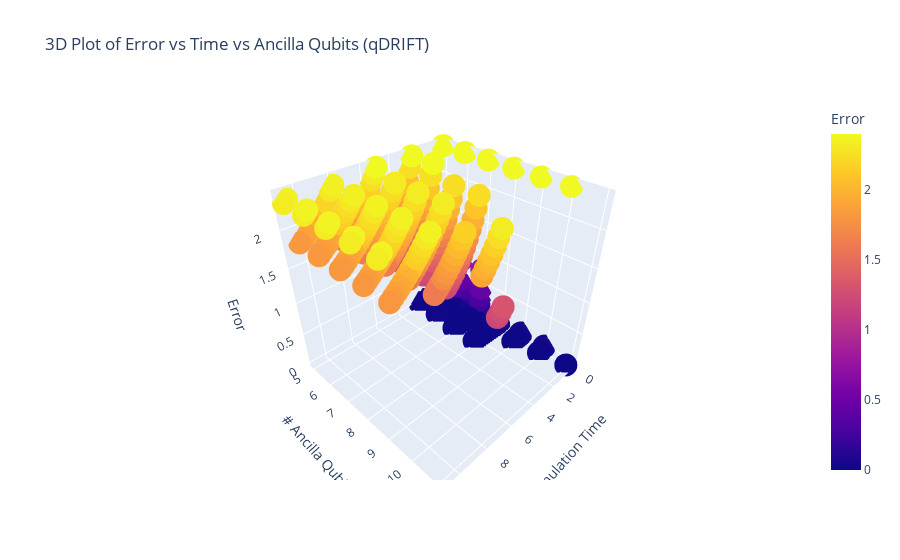

This figure's notebook cell:
### Code cell
plot_3d_relationship(df=qdrift_df, title_suffix="(qDRIFT)")

### Figure 1 — Plotly figure (JSON) as saved in the notebook; plotly's stock layout.template omitted (floating-point values rounded to 4 significant figures; data arrays with more than 128 entries replaced by an {"elided": "..."} marker saying what was removed)
{"data": [{"hovertemplate": "Simulation Time=%{x}<br># Ancilla Qubits=%{y}<br>Error=%{marker.color}<extra></extra>", "legendgroup": "", "marker": {"color": {"elided": "733 float values"}, "coloraxis": "coloraxis", "symbol": "circle"}, "mode": "markers", "name": "", "scene": "scene", "showlegend": false, "type": "scatter3d", "x": {"elided": "733 float values"}, "y": {"elided": "733 int values"}, "z": {"elided": "733 float values"}}], "layout": {"coloraxis": {"colorbar": {"title": {"text": "Error"}}, "colorscale": [[0, "#0d0887"], [0.1111, "#46039f"], [0.2222, "#7201a8"], [0.3333, "#9c179e"], [0.4444, "#bd3786"], [0.5556, "#d8576b"], [0.6667, "#ed7953"], [0.7778, "#fb9f3a"], [0.8889, "#fdca26"], [1, "#f0f921"]]}, "legend": {"tracegroupgap": 0}, "scene": {"domain": {"x": [0, 1], "y": [0, 1]}, "xaxis": {"title": {"text": "Simulation Time"}}, "yaxis": {"title": {"text": "# Ancilla Qubits"}}, "zaxis": {"title": {"text": "Error"}}}, "title": {"text": "3D Plot of Error vs Time vs Ancilla Qubits (qDRIFT)"}}}
